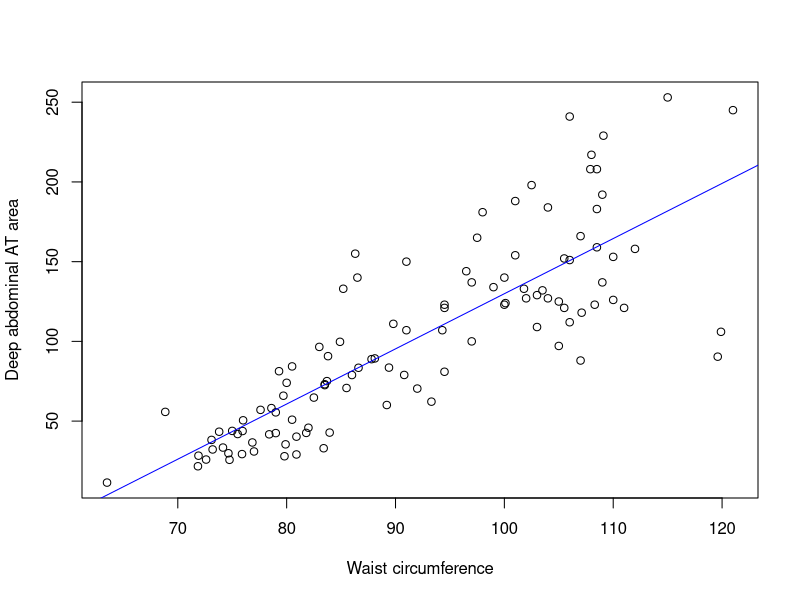

This chart was generated by the following R code:
#Page no 436


X <- c(74.75 ,72.60 ,81.80 ,83.95 ,74.65 ,71.85 ,80.90 ,83.40 ,63.50 ,73.2 ,71.9, 75, 73.1, 79,
       77, 68.85, 75.95, 74.15, 73.80, 75.90, 76.85, 80.90, 79.90, 89.20, 82, 92, 86.6, 80.5, 86, 
       82.5, 83.5, 88.1, 90.8, 89.4, 102, 94.5, 91, 103, 80, 79, 83.5, 76, 80.5, 86.50, 83, 107.10,
       94.30, 94.5, 79.7, 79.3, 89.8, 83.8, 85.2, 75.5, 78.4, 78.6, 87.8, 86.3, 85.5, 83.7, 77.6, 84.9,
       79.8, 108.3, 119.6, 119.9, 96.5, 105.5, 105, 107, 107, 101, 97, 100, 108, 100, 103, 104 ,
       106, 109, 103.5, 110, 110, 112, 108.5, 104, 111, 108.5, 121, 109, 97.5, 105.5, 98, 94.5,
       97, 105, 106, 99, 91, 102.5, 106, 109.1, 115, 101, 100.1, 93.3, 101.8, 107.9, 108.5)

Y <- c(25.72 ,25.89 ,42.60 ,42.80 ,29.84 ,21.68 ,29.08 ,32.98 ,11.44 ,32.22 ,28.32, 43.86, 38.21, 
       42.48, 30.96, 55.78, 43.78, 33.41, 43.35, 29.31, 36.6, 40.25, 35.43, 60.09, 45.84, 70.4,
       83.45, 84.3, 78.89, 64.75, 72.56, 89.31, 78.94, 83.55, 127, 121, 107, 129, 74.02, 55.48, 73.13,
       50.5, 50.88, 140, 96.54, 118, 107, 123, 65.92, 81.29, 111, 90.73, 133, 41.9, 41.71, 58.16, 88.85, 
       155, 70.77, 75.08, 57.05, 99.73, 27.96, 123, 90.41, 106, 144, 121, 97.13, 166, 87.99, 154, 
       100, 123, 217, 140, 109, 127, 112, 192, 132, 126, 153, 158, 183, 184, 121, 159, 245, 137, 
       165, 152, 181, 80.95, 137, 125, 241, 134, 150, 198, 151, 229, 253, 188, 124, 62.2, 133, 208
       , 208)


plot(X, Y, type = "p", xlab = "Waist circumference", ylab = "Deep abdominal AT area")

Regression.eqn <- lm(Y~X)
Regression.eqn
abline(Regression.eqn, col = "blue")
aov <- aov(Y~X)
aov
summary(aov)
Regression.eqn
summary(Regression.eqn)